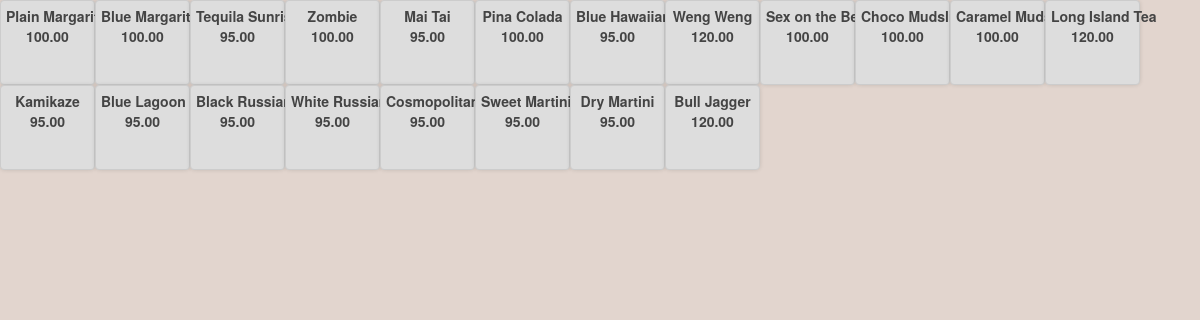
The app's page /checker/item category/beverages_1.php?cat=Cocktails (signed in) with its own data.
### tables this page shows
CREATE TABLE IF NOT EXISTS `menu_db` (
  `menuitem_id` int(11) NOT NULL AUTO_INCREMENT,
  `name` varchar(255) DEFAULT NULL,
  `item_category` varchar(255) DEFAULT NULL,
  `item_happyprice` double(65,2) DEFAULT NULL,
  `item_regularprice` double(65,2) DEFAULT NULL,
  `item_availability` enum('not available','available') DEFAULT NULL,
  `code` varchar(255) DEFAULT NULL,
  `item_commission` double(65,2) DEFAULT NULL,
  `item_discount` double(65,2) DEFAULT NULL,
  PRIMARY KEY (`menuitem_id`),
  UNIQUE KEY `name` (`name`)
);

### checker/dbcontroller.php (called while the page is built, shortened)
<?php
class DBController {
	private $host = "localhost";
	private $user = "root";
	private $password = "";
	private $database = "aml_db";
	private $conn;
	function __construct() {
		$this->conn = $this->connectDB();
	}
	function connectDB() {
		$conn = mysqli_connect($this->host,$this->user,$this->password,$this->database);
		return $conn;
	}
	function runQuery($query) {
		$result = mysqli_query($this->conn,$query);
		while($row=mysqli_fetch_assoc($result)) {
			$resultset[] = $row;
		}
		if(!empty($resultset))
			return $resultset;
	}
}
?>

### checker/item category/beverages_1.php (the view, shortened to what this page needs)
<?php
include('../header.php');
?>
<?php
require_once('../dbcontroller.php');
$db_handle = new DBController();
?>
<!DOCTYPE html>
<link rel="stylesheet" href="styles.css">
<html>
<?php
if(!isset($_GET['cat'])){
?>
Please select a category on the left.
<?php
}else{
	$product_array = $db_handle->runQuery("SELECT menuitem_id, item_category, name, item_regularprice, item_availability, code FROM menu_db where item_category ='".$_GET["cat"]."'");
	if (!empty($product_array)) {
		foreach($product_array as $key=>$value){
	?>
		<div class="product-item itmbtn btn" data-itemnumber="<?php echo $product_array[$key]["code"]; ?>" style="float:left">
			<form method="post" id="frm<?php echo $product_array[$key]["code"]; ?>" action="../dash_1.php?action=add&code=<?php echo $product_array[$key]["code"]; ?>" target="iframe_menu">
			<div><strong>
			<?php echo $product_array[$key]["name"]; ?>
			</strong></div>
			<div><strong>
			<?php echo $product_array[$key]["item_regularprice"]; ?>
			</strong></div>
			<input type="submit" value="Add to cart" class="btnAddAction" hidden/></div>
	<?php
			}
	}
}
	?>
</html>

### checker/item category/styles.css (style rules this page uses)
div.btn { display:inline-block; color:#444; border:1px solid #CCC; background:#DDD; box-shadow: 0 0 5px -1px rgba(0,0,0,0.2); cursor:pointer; vertical-align:middle; padding: 5px; text-align: center; height: 85px; width: 95px; }

### records on screen
menu_db: name "Plain Margarita", item_regularprice "100.00"
menu_db: name "Blue Margarita", item_regularprice "100.00"
menu_db: name "Tequila Sunrise", item_regularprice "95.00"
menu_db: name "Zombie", item_regularprice "100.00"
menu_db: name "Mai Tai", item_regularprice "95.00"
menu_db: name "Pina Colada", item_regularprice "100.00"
menu_db: name "Blue Hawaiian", item_regularprice "95.00"
menu_db: name "Weng Weng", item_regularprice "120.00"
menu_db: name "Sex on the Beach", item_regularprice "100.00"
menu_db: name "Choco Mudslide", item_regularprice "100.00"
menu_db: name "Caramel Mudslide", item_regularprice "100.00"
menu_db: name "Long Island Tea", item_regularprice "120.00"
menu_db: name "Kamikaze", item_regularprice "95.00"
menu_db: name "Blue Lagoon", item_regularprice "95.00"
menu_db: name "Black Russian", item_regularprice "95.00"
menu_db: name "White Russian", item_regularprice "95.00"
menu_db: name "Cosmopolitan", item_regularprice "95.00"
menu_db: name "Sweet Martini", item_regularprice "95.00"
menu_db: name "Dry Martini", item_regularprice "95.00"
menu_db: name "Bull Jagger", item_regularprice "120.00"
